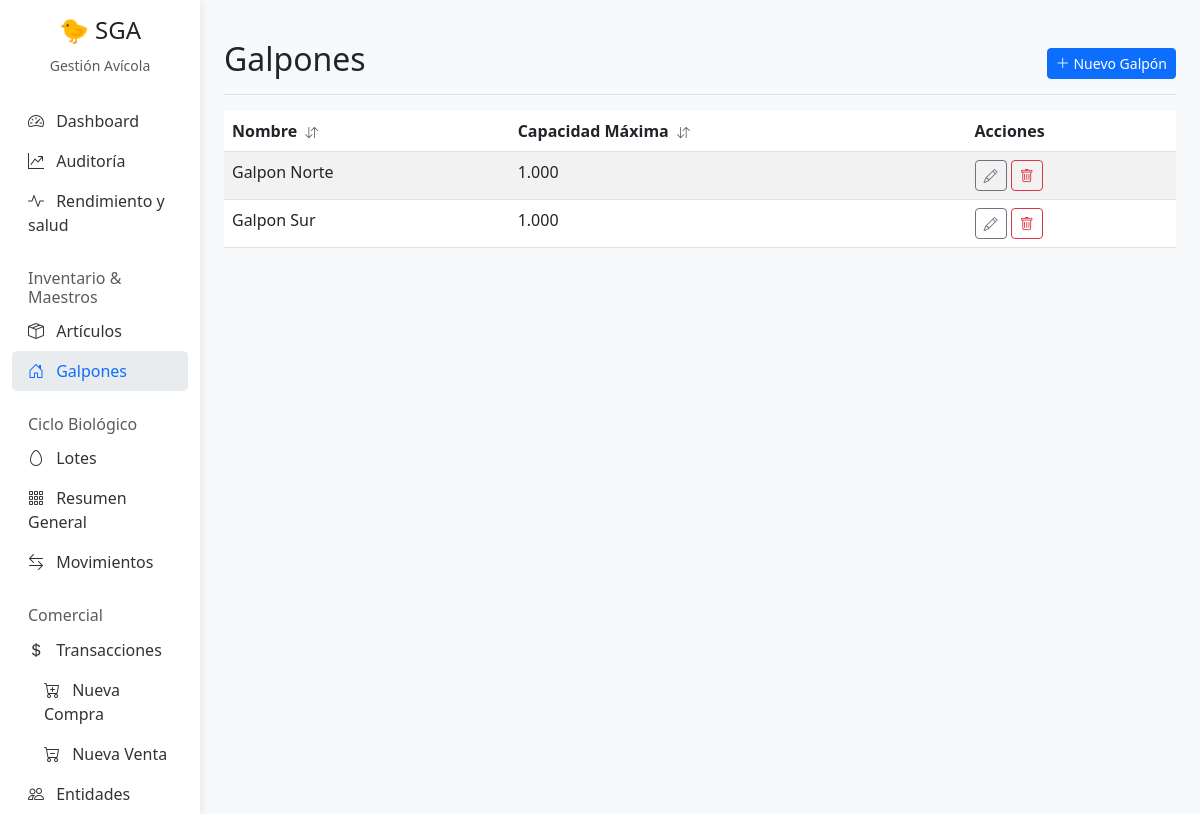
The app's page /galpones/, older data.
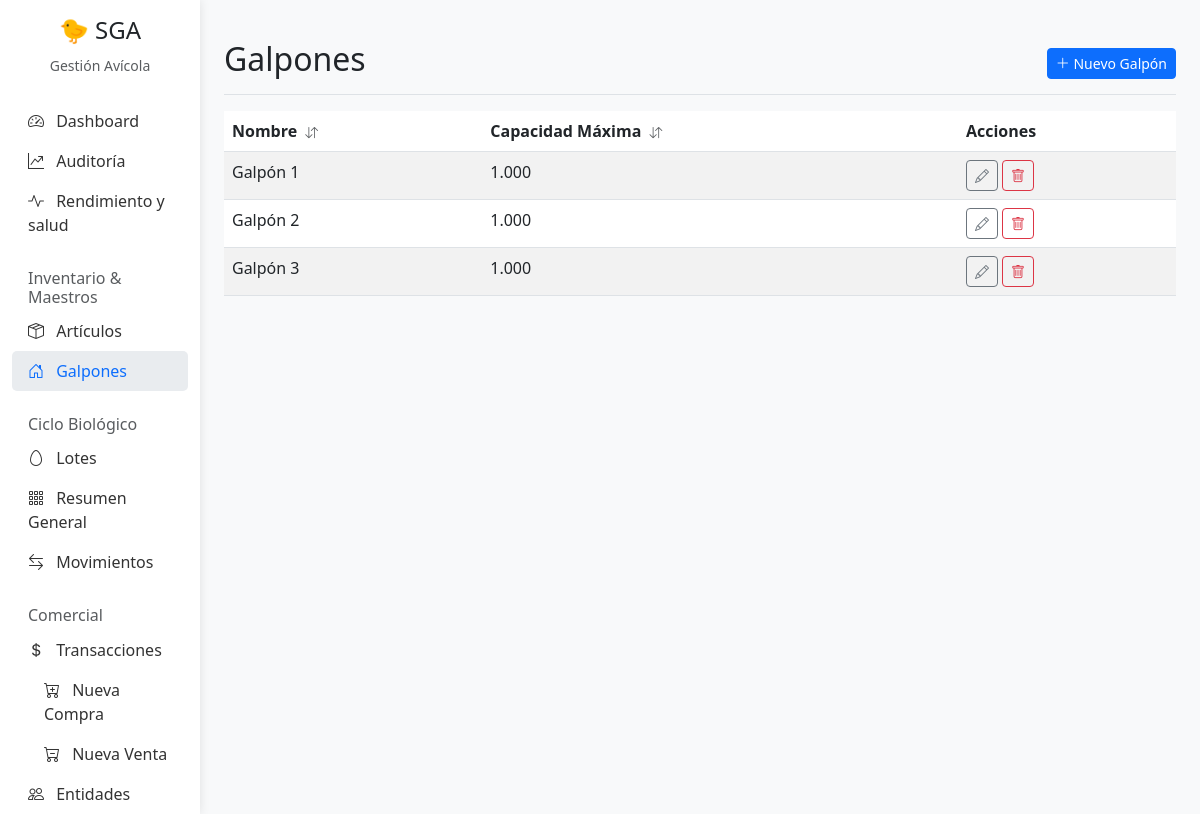
The same page, newer data.
### Gestion/models.py (models this page shows, shortened)
class Galpon(models.Model):
    id_galpon = models.AutoField(primary_key=True)
    nombre = models.CharField(max_length=100)
    capacidad_max = models.IntegerField()

### Gestion/views.py (the view)
# urls.py: path('galpones/', views.galpon_list, name='galpon-list'),
def galpon_list(request):
    galpones = Galpon.objects.all()
    allowed_sort = ['nombre', 'capacidad_max']
    ordering = get_ordering(request, ['nombre', 'capacidad_max', 'pk'], default_field='nombre')
    galpones = galpones.order_by(ordering)
    return render(request, 'Gestion/galpon_list.html', {'galpones': galpones})

### Gestion/templatetags/gestion_extras.py (called while the page is built, shortened)
@register.simple_tag(takes_context=True)
def sort_header(context, label, field):
    request = context['request']
    current_sort = request.GET.get('sort', '')
    current_dir = request.GET.get('dir', 'asc')
    new_dir = 'asc'
    icon = '<i class="bi bi-arrow-down-up text-muted ms-1" style="font-size: 0.8em;"></i>'
    params = request.GET.copy()
    params['sort'] = field
    params['dir'] = new_dir
    if 'page' in params:
        del params['page']
    url = f"?{params.urlencode()}"
    html = f'<a href="{url}" class="text-decoration-none text-dark fw-bold" style="cursor: pointer;">{label} {icon}</a>'
    return mark_safe(html)

### Gestion/utils.py (called while the page is built)
def get_ordering(request, allowed_fields, default_field='-pk'):
    sort_by = request.GET.get('sort')
    direction = request.GET.get('dir', 'asc')
    ordering = default_field
    if sort_by in allowed_fields:
        if direction == 'desc':
            ordering = f'-{sort_by}'
        else:
            ordering = sort_by
    return ordering

### Gestion/templates/Gestion/galpon_list.html (shortened to what this page needs)
{% extends 'Gestion/base.html' %}
{% load gestion_extras %}
{% block content %}
<div class="d-flex justify-content-between flex-wrap flex-md-nowrap align-items-center pt-3 pb-2 mb-3 border-bottom">
    <h1 class="h2">Galpones</h1>
    <div class="btn-toolbar mb-2 mb-md-0">
        <a href="{% url 'galpon-create' %}" class="btn btn-sm btn-primary">
            <i class="bi bi-plus-lg"></i> Nuevo Galpón
        </a>
    </div>
</div>
<div class="table-responsive">
    <table class="table table-striped table-hover">
        <thead>
            <tr>
                <th>{% sort_header 'Nombre' 'nombre' %}</th>
                <th>{% sort_header 'Capacidad Máxima' 'capacidad_max' %}</th>
                <th>Acciones</th>
            </tr>
        </thead>
        <tbody>
            {% for galpon in galpones %}
            <tr>
                <td>{{ galpon.nombre }}</td>
                <td>{{ galpon.capacidad_max }}</td>
                <td>
                    <a href="{% url 'galpon-update' galpon.pk %}" class="btn btn-sm btn-outline-secondary"><i
                            class="bi bi-pencil"></i></a>
                    <a href="{% url 'galpon-delete' galpon.pk %}" class="btn btn-sm btn-outline-danger"><i
                            class="bi bi-trash"></i></a>
                </td>
            </tr>
            {% empty %}
            <tr>
                <td colspan="3" class="text-center">No hay galpones registrados.</td>
            </tr>
            {% endfor %}
        </tbody>
    </table>
</div>
{% endblock %}

Row changes from the older to the newer data that the page shows:
changed Galpon: nombre "Galpon Sur" → "Galpón 1"; moves up the list
changed Galpon: nombre "Galpon Norte" → "Galpón 2"
added Galpon: nombre "Galpón 3", capacidad_max "1.000"
